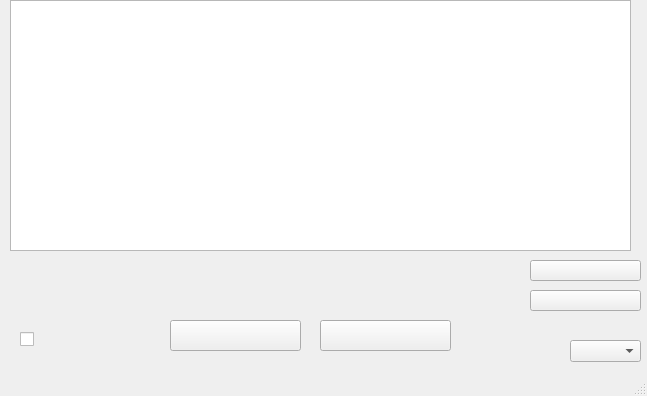
<?xml version="1.0" encoding="UTF-8"?>
<ui version="4.0">
 <class>MainWindow</class>
 <widget class="QMainWindow" name="MainWindow">
  <property name="geometry">
   <rect>
    <x>0</x>
    <y>0</y>
    <width>647</width>
    <height>396</height>
   </rect>
  </property>
  <property name="windowTitle">
   <string>MainWindow</string>
  </property>
  <widget class="QWidget" name="centralwidget">
   <widget class="QPushButton" name="pushButton">
    <property name="geometry">
     <rect>
      <x>170</x>
      <y>320</y>
      <width>131</width>
      <height>31</height>
     </rect>
    </property>
    <property name="text">
     <string/>
    </property>
   </widget>
   <widget class="QPushButton" name="pushButton_2">
    <property name="geometry">
     <rect>
      <x>320</x>
      <y>320</y>
      <width>131</width>
      <height>31</height>
     </rect>
    </property>
    <property name="text">
     <string/>
    </property>
   </widget>
   <widget class="QPlainTextEdit" name="plainTextEdit">
    <property name="geometry">
     <rect>
      <x>10</x>
      <y>0</y>
      <width>621</width>
      <height>251</height>
     </rect>
    </property>
   </widget>
   <widget class="QPushButton" name="pushButton_3">
    <property name="geometry">
     <rect>
      <x>530</x>
      <y>260</y>
      <width>111</width>
      <height>21</height>
     </rect>
    </property>
    <property name="text">
     <string/>
    </property>
   </widget>
   <widget class="QCheckBox" name="checkBox">
    <property name="geometry">
     <rect>
      <x>20</x>
      <y>330</y>
      <width>131</width>
      <height>18</height>
     </rect>
    </property>
    <property name="text">
     <string/>
    </property>
   </widget>
   <widget class="QComboBox" name="comboBox">
    <property name="geometry">
     <rect>
      <x>570</x>
      <y>340</y>
      <width>71</width>
      <height>22</height>
     </rect>
    </property>
   </widget>
   <widget class="QLabel" name="label">
    <property name="geometry">
     <rect>
      <x>570</x>
      <y>320</y>
      <width>71</width>
      <height>20</height>
     </rect>
    </property>
    <property name="font">
     <font>
      <pointsize>10</pointsize>
     </font>
    </property>
    <property name="text">
     <string/>
    </property>
   </widget>
   <widget class="QPushButton" name="pushButton_4">
    <property name="geometry">
     <rect>
      <x>530</x>
      <y>290</y>
      <width>111</width>
      <height>21</height>
     </rect>
    </property>
    <property name="text">
     <string/>
    </property>
   </widget>
  </widget>
  <widget class="QMenuBar" name="menubar">
   <property name="geometry">
    <rect>
     <x>0</x>
     <y>0</y>
     <width>647</width>
     <height>17</height>
    </rect>
   </property>
  </widget>
  <widget class="QStatusBar" name="statusbar"/>
 </widget>
 <resources/>
 <connections/>
</ui>
